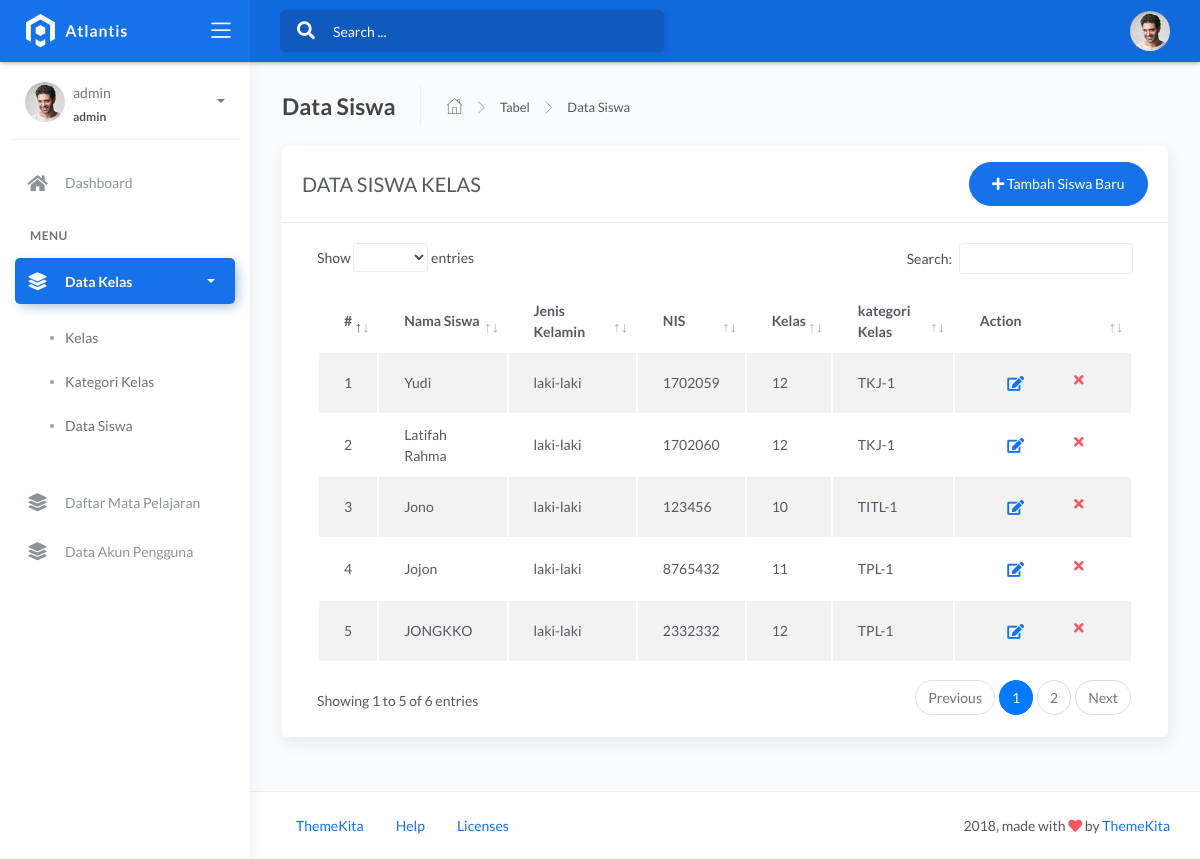
/content_index/menu_admin/data_siswa.php (signed in), run on the app's committed database.
### tables this page shows
CREATE TABLE `tabel_siswa` (
  `id_siswa` int(11) NOT NULL,
  `nis_siswa` int(15) NOT NULL,
  `nama_siswa` varchar(255) NOT NULL,
  `jenis_kelamin` varchar(255) NOT NULL,
  `tingkatan_kelas` int(13) NOT NULL,
  `kategori_kelas` varchar(255) NOT NULL
);

### content_index/menu_admin/data_siswa.php (the view, shortened to what this page needs)
<!DOCTYPE html>
<html lang="en">
<head>
	<link rel="stylesheet" href="../../assets/css/bootstrap.min.css">
	<link rel="stylesheet" href="../../assets/css/atlantis.min.css">
	<link rel="stylesheet" href="../../assets/css/demo.css">
</head>
<body>
	<div class="wrapper">
		<div class="main-header">
			<div class="logo-header" data-background-color="blue">
				<a href="../index.html" class="logo">
					<img src="../../assets/img/logo.svg" alt="navbar brand" class="navbar-brand">
				</a>
				<div class="nav-toggle">
					<button class="btn btn-toggle toggle-sidebar">
						<i class="icon-menu"></i>
					</button>
				</div>
			</div>
			<nav class="navbar navbar-header navbar-expand-lg" data-background-color="blue2">
				<div class="container-fluid">
					<div class="collapse" id="search-nav">
						<form class="navbar-left navbar-form nav-search mr-md-3">
							<div class="input-group">
								<div class="input-group-prepend">
									<button type="submit" class="btn btn-search pr-1">
										<i class="fa fa-search search-icon"></i>
									</button>
								</div>
								<input type="text" placeholder="Search ..." class="form-control">
							</div>
						</form>
					</div>
					<ul class="navbar-nav topbar-nav ml-md-auto align-items-center">
						<li class="nav-item dropdown hidden-caret">
							<a class="dropdown-toggle profile-pic" data-toggle="dropdown" href="#" aria-expanded="false">
								<div class="avatar-sm">
									<img src="/../../assets/img/profile.jpg" alt="..." class="avatar-img rounded-circle">
								</div>
							</a>
						</li>
					</ul>
				</div>
			</nav>
		</div>
		<div class="sidebar sidebar-style-2">
			<div class="sidebar-wrapper scrollbar scrollbar-inner">
				<div class="sidebar-content">
					<div class="user">
						<div class="avatar-sm float-left mr-2">
							<img src="../../assets/img/profile.jpg" alt="..." class="avatar-img rounded-circle">
						</div>
						<div class="info">
							<a data-toggle="collapse" href="#collapseExample" aria-expanded="true">
								<span>
									<?php echo $_SESSION['username'];?>
								<span class="user-level"><?php echo $_SESSION['role_user'];?></span>
								<span class="caret"></span>
								</span>
							</a>
						</div>
					</div>
					<ul class="nav nav-primary">
						<li class="nav-item">
							<a href="../index_admin.php" class="collapsed" aria-expanded="false">
								<i class="fas fa-home"></i>
								<p>Dashboard</p>
							</a>
						</li>
						<li class="nav-section">
							<h4 class="text-section">Menu</h4>
						</li>
						<li class="nav-item active">
							<a data-toggle="collapse" href="#base">
								<i class="fas fa-layer-group"></i>
								<p>Data Kelas</p>
								<span class="caret"></span>
							</a>
							<div class="collapse show" id="base">
								<ul class="nav nav-collapse">
									<li>
										<a href="data_kelas.php">
											<span class="sub-item">Kelas</span>
										</a>
									</li>
									<li>
										<a href="data_kategori.php">
											<span class="sub-item">Kategori Kelas</span>
										</a>
									</li>
									<li>
										<a href="data_siswa.php">
											<span class="sub-item">Data Siswa</span>
										</a>
									</li>
								</ul>
							</div>
						</li>
						<li class="nav-item">
							<a href="data_mata_pelajaran.php">
								<i class="fas fa-layer-group"></i>
								<p>Daftar Mata Pelajaran</p>
							</a>
						</li>
						<li class="nav-item">
							<a href="data_akun.php">
								<i class="fas fa-layer-group"></i>
								<p>Data Akun Pengguna</p>
							</a>
						</li>
					</ul>
				</div>
			</div>
		</div>
		<div class="main-panel">
			<div class="content">
				<div class="page-inner">
					<div class="page-header">
						<h4 class="page-title">Data Siswa</h4>
						<ul class="breadcrumbs">
							<li class="nav-home">
								<a href="../index_admin.php">
									<i class="flaticon-home"></i>
								</a>
							</li>
							<li class="separator">
								<i class="flaticon-right-arrow"></i>
							</li>
							<li class="nav-item">
								<a href="#">Tabel</a>
							</li>
							<li class="separator">
								<i class="flaticon-right-arrow"></i>
							</li>
							<li class="nav-item">
								<a href="#">Data Siswa</a>
							</li>
						</ul>
					</div>
					<div class="row">
						<div class="col-md-12">
							<div class="card">
								<div class="card-header">
									<div class="d-flex align-items-center">
										<h4 class="card-title">DATA SISWA KELAS </h4>
                                        <button class="btn btn-primary btn-round ml-auto" data-toggle="modal" data-target="#addRowModal">
											<i class="fa fa-plus"></i>
												Tambah Siswa Baru
										</button>
									</div>
								</div>
								<div class="card-body">
									<div class="table-responsive">
										<table id="add-row" class="display table table-striped table-hover" >
											<thead>
												<tr>
													<th>#</th>
													<th>Nama Siswa</th>
													<th>Jenis Kelamin</th>
													<th>NIS</th>
													<th>Kelas</th>
													<th>kategori Kelas</th>
													<th style="width: 10%">Action</th>
												</tr>
											</thead>
											<tbody>
												<?php $nomor = 1; ?>
												<?php
													include('../../koneksi.php');
                                                   	$data = mysqli_query($koneksi,"SELECT * from tabel_siswa ORDER BY id_siswa ASC");
													while($siswa = mysqli_fetch_array($data))
													{ ?>
													<tr>
														<td><?php echo $nomor; ?></td>
														<td><?php echo $siswa['nama_siswa']; ?></td>
														<td><?php echo $siswa['jenis_kelamin']; ?></td>
														<td><?php echo $siswa['nis_siswa']; ?></td>
														<td><?php echo $siswa['tingkatan_kelas']; ?></td>
														<td><?php echo $siswa['kategori_kelas']; ?></td>
														<td>
															<div class="form-button-action">
																<a href="edit_data_siswa.php?id_siswa=<?=$siswa['id_siswa']?>" data-toogle="tool-tip" title="" class="btn btn-link btn-primary btn-lg" data-original-title="Edit">
																	<i class="fa fa-edit"></i>
																</a>
                                                                <a href="data_siswa.php?id_siswa=<?=$siswa['id_siswa']?>" data-toggle="tooltip" title="" class="btn btn-link btn-danger" data-original-title="Remove">
																	<i class="fa fa-times"></i>
																</a>
															</div>
														</td>
													</tr>
													<?php $nomor++; ?>
													<?php } ?>
											</tbody>
										</table>
									</div>
								</div>
							</div>
						</div>
					</div>
				</div>
			</div>
			<footer class="footer">
				<?php
					include('includes/../../../layout/footer.php');
				?>
			</footer>
		</div>
	</div>
</body>
</html>

### layout/footer.php
<div class="container-fluid">
	<nav class="pull-left">
		<ul class="nav">
			<li class="nav-item">
				<a class="nav-link" href="https://www.themekita.com">
					ThemeKita
				</a>
			</li>
			<li class="nav-item">
				<a class="nav-link" href="#">
					Help
				</a>
			</li>
			<li class="nav-item">
				<a class="nav-link" href="#">
					Licenses
				</a>
			</li>
		</ul>
	</nav>
	<div class="copyright ml-auto">
		2018, made with <i class="fa fa-heart heart text-danger"></i> by <a href="https://www.themekita.com">ThemeKita</a>
	</div>
</div>

### data on the page
tabel_siswa: nama_siswa "Yudi", jenis_kelamin "laki-laki", nis_siswa "1702059", tingkatan_kelas "12", kategori_kelas "TKJ-1"
tabel_siswa: nama_siswa "Latifah Rahma", jenis_kelamin "laki-laki", nis_siswa "1702060", tingkatan_kelas "12", kategori_kelas "TKJ-1"
tabel_siswa: nama_siswa "Jono", jenis_kelamin "laki-laki", nis_siswa "123456", tingkatan_kelas "10", kategori_kelas "TITL-1"
tabel_siswa: nama_siswa "Jojon", jenis_kelamin "laki-laki", nis_siswa "8765432", tingkatan_kelas "11", kategori_kelas "TPL-1"
tabel_siswa: nama_siswa "JONGKKO", jenis_kelamin "laki-laki", nis_siswa "2332332", tingkatan_kelas "12", kategori_kelas "TPL-1"

### other printed values
$_SESSION['username'] "admin"
$_SESSION['role_user'] "admin"
